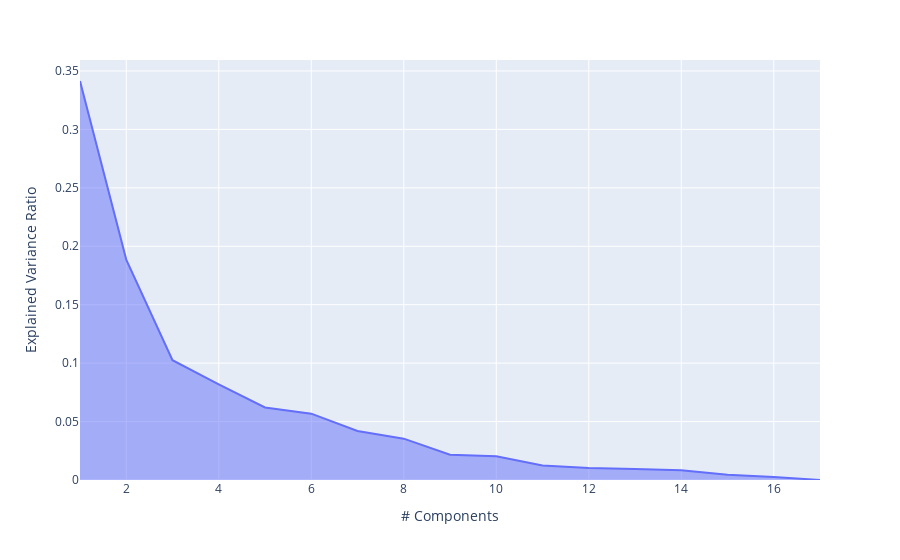

Write notebook code for a chart like this one.
### Code cell
import plotly.express as px
px.area(
    x=range(1,pca.explained_variance_ratio_.shape[0]+1),
    y=pca.explained_variance_ratio_,
    labels={"x": "# Components", "y": "Explained Variance Ratio"}
)

### Figure 1 — Plotly figure (JSON) as saved in the notebook; plotly's stock layout.template omitted (floating-point values rounded to 4 significant figures)
{"data": [{"fillpattern": {"shape": ""}, "hovertemplate": "# Components=%{x}<br>Explained Variance Ratio=%{y}<extra></extra>", "legendgroup": "", "line": {"color": "#636efa"}, "marker": {"symbol": "circle"}, "mode": "lines", "name": "", "orientation": "v", "showlegend": false, "stackgroup": "1", "type": "scatter", "x": [1, 2, 3, 4, 5, 6, 7, 8, 9, 10, 11, 12, 13, 14, 15, 16, 17], "xaxis": "x", "y": [0.3414, 0.1886, 0.1025, 0.08192, 0.06212, 0.05675, 0.04194, 0.03538, 0.02161, 0.02035, 0.0124, 0.01035, 0.009505, 0.00824, 0.004392, 0.002564, 1.352e-32], "yaxis": "y"}], "layout": {"legend": {"tracegroupgap": 0}, "margin": {"t": 60}, "xaxis": {"anchor": "y", "domain": [0, 1], "title": {"text": "# Components"}}, "yaxis": {"anchor": "x", "domain": [0, 1], "title": {"text": "Explained Variance Ratio"}}}}
